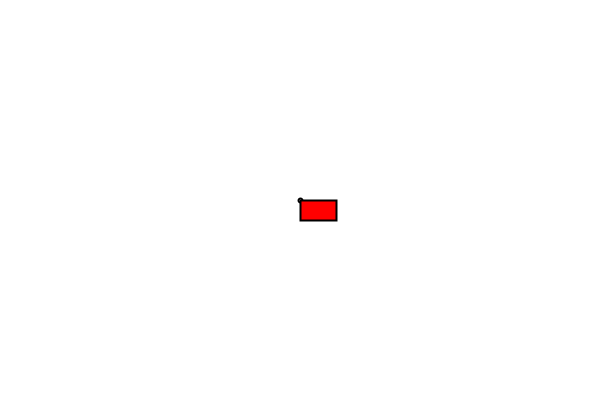
Frame 1 (no input)
Frame 60 (the mouse pressed at the canvas centre just before this capture): identical to frame 1, image omitted
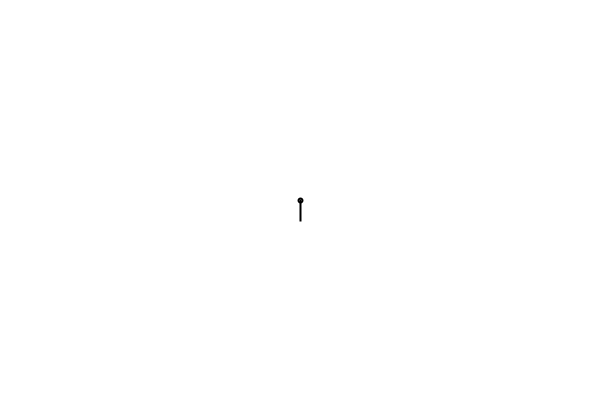
Frame 120 (the mouse held since frame 60 and released just before this capture)

The Processing sketch that drew these frames (run headless with seeded random() and noise(); from frame 60 on, the mouse is pressed at the canvas centre):

// Processing sketch: DS_2D_PVectorMag_9_18_19_pde
// ── DS_2D_PVectorMag_9_18_19_pde.pde
void setup(){
size(600, 400);
}
void draw(){
background(255);
strokeWeight(2);
stroke(0);
noFill();

translate(width/2, height/2);
ellipse(0,0,4,4);

PVector mouse = new PVector(mouseX, mouseY);
PVector center = new PVector(width/2, height/2);

mouse.sub(center);
mouse.mult(0.1);

float m = mouse.mag();
fill(255, 0, 0);
rect(0, 0, m,20);
}
